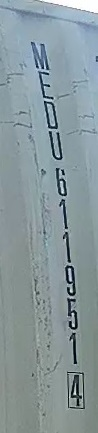
#> input picture images/cap_img.jpg, 98 x 433 px
$ python -i ocr_functions.py   (imports and definitions only)   (older library calls are emulated)
#> lines starting #> are read from the running program, lines starting #| are printed output that depends on the picture; after the words box and inside, x2 and y2 are one past the last pixel; in counts of white or black regions, pixels touching at a corner belong together
import cv2
import pytesseract
import numpy as np
import matplotlib.pyplot as plt
from PIL import Image
import PIL
import re

def grayscale(img):
    return cv2.cvtColor(img,cv2.COLOR_BGR2GRAY)

def blur(img,KERNEL_SIZE,GAUSSIAN=True):
    if GAUSSIAN:
        return cv2.GaussianBlur(img, (KERNEL_SIZE,KERNEL_SIZE),0)
    else:
        return cv2.medianBlur(img,KERNEL_SIZE)


#adaptive thresholding for when lighting conditions are different
def thresholding(img, isAdaptive=0,TH=70):
    if isAdaptive==0:
        return cv2.adaptiveThreshold(img,255,cv2.ADAPTIVE_THRESH_GAUSSIAN_C,cv2.THRESH_BINARY,151,81)
    elif isAdaptive==1:
        ret,img = cv2.threshold(img,TH,255,cv2.THRESH_BINARY)
    else:
        ret,img = cv2.threshold(img,0,255,cv2.THRESH_BINARY | cv2.THRESH_OTSU )  #otsu binarization
    return img

#removes noise after thresholding
def noise_rem(img):
    return cv2.fastNlMeansDenoising(img,10,7,21)

#Used for thinning of text for better recognition
def erosion(img,kernel,no_iter):
    kernel = np.ones((kernel,kernel),np.uint8)
    erosion = cv2.erode(img,kernel,iterations = no_iter)
    return erosion

#used to thicken the text in certain cases
def dilation(img,kernel,no_iter):
    kernel = np.ones((kernel,kernel),np.uint8)
    dilation = cv2.dilate(img,kernel,iterations = no_iter)
    return dilation

#returns text
def returnText(img):
    text = pytesseract.image_to_string(img, config=custom_config)
    text = re.sub('[^A-Z0-9]+', '', text)
    return text

#returns image with bounding box around the text in the given image
def imgBbox(img):
    boxes = pytesseract.image_to_boxes(img)
    h  = img.shape[0]
    w= img.shape[1]
    for b in boxes.splitlines():
        b = b.split(' ')
        img = cv2.rectangle(img, (int(b[1]), h - int(b[2])), (int(b[3]), h - int(b[4])), (0, 255, 0), 2)
    return img

#the goal is to resize the image to 300 dpi as it works really well for most cases
def ImageResize(path):
    temp_path = r'D:\barclays\ocr-test\test1_dpi.jpg'
    im = Image.open(path)
    width, height = im.size
    factor = min(1, float(1024.0 / height))
    size = int(factor * width), int(factor * height)
    im_resized = im.resize(size, Image.ANTIALIAS)
    im_resized.save(temp_path, dpi=(300, 300))
    new_img = cv2.imread(temp_path)
    return new_img

'''
1. RESIZE - convert image to 300 dpi as it works really well for most cases
2. GRAYSCALE - convert BGR image to grayscale
3. BLURRING - helps to smoothen the image
4. THRESHOLDING - converts img to binary
5. NOISE REMOVAL - after binary conversion there could be noise in many cases. Helps remove those
6. EROSION - helps with thinning of text
7. DILATION - helps to thicken the text
8. RETURN TEXT - returns text extracted by pytesseract
9. RETURN BOUNDING BOXES AROUND TEXT -
'''


pytesseract.pytesseract.tesseract_cmd = r"D:\Tesseract-OCR\tesseract.exe"
custom_config = r'--oem 3 --psm 6'
# img_path = r'D:\barclays\ocr-test\captured-image-1.jpg'
# img_l = []
# img = cv2.imread(img_path)
# #img = Image.open(img_path)
# img_l.append(img)
# #img = resize(img,1900)
# img = ImageResize(img_path)
# img = grayscale(img)
# img_l.append(img)
# img = blur(img,3)
# img_l.append(img)
# img = thresholding(img,False)
# img_l.append(img)
# img = noise_rem(img)
# img_l.append(img)
# #img = erosion(img,3,1)
# #img = dilation(img,3,1)
# img_l.append(img)
#
# text = returnText(img)
# ht,wd = img.shape
# boxes = pytesseract.image_to_boxes(img)
# for b in boxes.splitlines():
#     b = b.split(" ")
#     x,y,w,h = int(b[1]),int(b[2]),int(b[3]),int(b[4])
#     cv2.rectangle(img,(x,ht-y),(w,ht-h),(180),2)
#     cv2.putText(img,b[0],(x,ht-y),cv2.FONT_HERSHEY_COMPLEX,1,(180),2)
# print(text)
# plt.imshow(img,cmap='gray')
# plt.show()
# # img2 = img#resize(img,400)
# # l1 = ['original image','grayscale','gaussianBlur','thresholding','noise removal','erosion']
# # width=10
# # height =10
# # rows = 2
# # columns = 3
# # axes = []
# # fig = plt.figure()
# # for i in range(rows*columns):
# #     subplot_title=(l1[i])
# #     axes.append(fig.add_subplot(rows,columns,i+1))
# #     axes[-1].set_title(subplot_title)
# #     plt.imshow(img_l[i],cmap='gray')
# # fig.tight_layout()
# # plt.show()
#
# #cv2.imshow('image',img2)
# #cv2.waitKey(0)

>>> import cv2
>>> picture = cv2.imread('images/cap_img.jpg', cv2.IMREAD_GRAYSCALE)
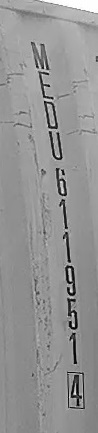
#> picture: shape (433, 98); min 1, max 255, mean 147.6
>>> result = thresholding(picture)
#> in thresholding, `return cv2.adaptiveThreshold(img,255,cv2.ADAPTIVE_THRESH_GAUSSIAN_C,cv..`:
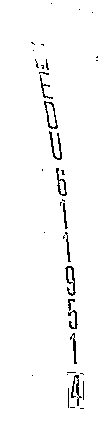
#> returned value: shape (433, 98); 97.4% white; black in thin lines or dots, all inside (x1, y1, x2, y2) = (31, 3, 98, 409)
